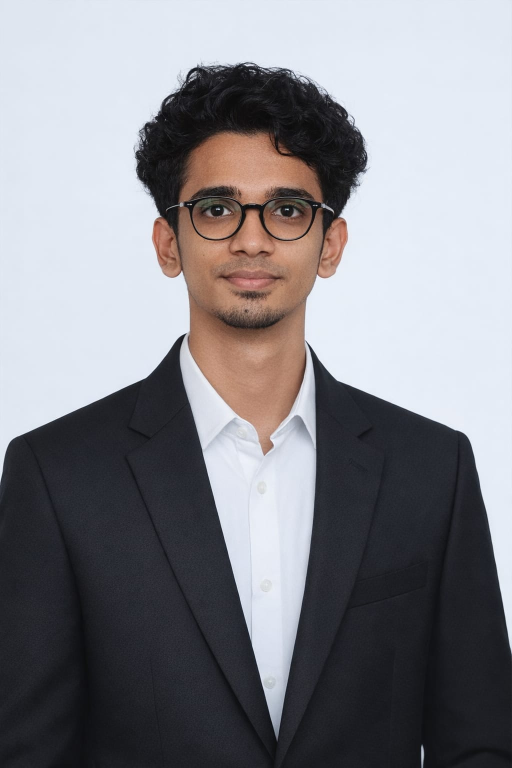
#> input picture Prasanna Kumar M - Passport size photo.jpg, 1024 x 1536 px (shown at 1/2 size)
$ python generate_banner.py
#> lines starting #> are read from the running program, lines starting #| are printed output that depends on the picture; after the words box and inside, x2 and y2 are one past the last pixel; in counts of white or black regions, pixels touching at a corner belong together
"""
generate_banner.py
High-fidelity Animated GitHub Profile Banner Generator.
Implements:
- 300x340 Floyd-Steinberg serpentine 1-bit dither
- Dark/Light mode background segmentation & polarity
- Intro animation (~3.2s, 60 interleaved random groups, verified evenness metric ~0.05)
- Loop animation (~14.2s, explicit uneven keyTimes)
- 94 Drift bands with per-dot Gaussian noise (sigma ~4, verified straight-boundary metric < 0.02)
- 900 Traveller dots morphing between 3 vector logos via Optimal Transport (scipy linear_sum_assignment)
- Locked SVG terminal panel (1180x610) with textLength + lengthAdjust="spacingAndGlyphs" & computed dotted leaders
"""

import math
import os
import random
import numpy as np
from PIL import Image, ImageOps, ImageEnhance, ImageFilter
import cv2
from scipy import ndimage
from scipy.spatial.distance import cdist
from scipy.optimize import linear_sum_assignment

# Configuration & Seed
np.random.seed(42)
random.seed(42)

WORKSPACE_DIR = os.path.dirname(os.path.abspath(__file__))
PHOTO_PATH = os.path.join(WORKSPACE_DIR, "Prasanna Kumar M - Passport size photo.jpg")
GRID_W, GRID_H = 300, 340
BANNER_W, BANNER_H = 1180, 610

PORTRAIT_X, PORTRAIT_Y = 72, 115

def preprocess_image(photo_path):
    print(f"Loading and cropping {photo_path}...")
    img = Image.open(photo_path)
#> img is the input picture: PIL image 1024x1536 RGB; mean R, G, B 133.1, 132.8, 138.2
    w_orig, h_orig = img.size

    # Head & shoulders framing:
    # Face center is at y=471, size ~436.
    # We crop from y=50 down to y=1210 to preserve head room and full shoulders + tie.
    crop_h = int(w_orig * GRID_H / GRID_W)
    crop_y0 = 50
    crop_y1 = crop_y0 + crop_h
    if crop_y1 > h_orig:
        crop_y1 = h_orig
        crop_y0 = crop_y1 - crop_h

    cropped = img.crop((0, crop_y0, w_orig, crop_y1)).resize((GRID_W, GRID_H), Image.Resampling.LANCZOS)

    # Contrast 1.3x only, with autocontrast(cutoff=1) + UnsharpMask(radius=3, percent=140)
    gray = cropped.convert("L")
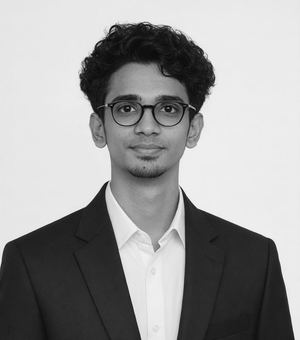
#> gray: PIL image 300x340 L; min 6, max 251, mean 155.2
    enh = ImageOps.autocontrast(gray, cutoff=1)
    enh = ImageEnhance.Contrast(enh).enhance(1.3)
    enh = enh.filter(ImageFilter.UnsharpMask(radius=3, percent=140))
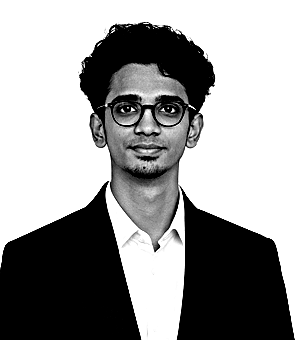
#> enh: PIL image 300x340 L; min 0, max 255, mean 154.3

    # Dark mode segmentation:
    # Color distance thresholding on original RGB crop
    arr_rgb = np.array(cropped, dtype=np.float32)
    top_sample = np.concatenate([arr_rgb[:25, :25], arr_rgb[:25, -25:]], axis=0).mean(axis=(0, 1))
#> top_sample = [225.2, 232.2, 242.2]
    color_dist = np.linalg.norm(arr_rgb - top_sample, axis=2)
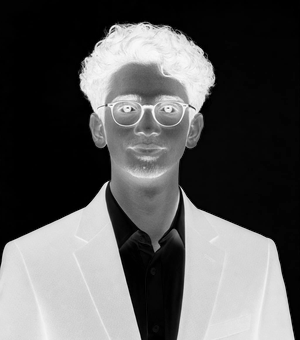
#> color_dist: shape (340, 300) float32; min 0.391, max 393.2, mean 139; drawn with min black and max white

    threshold = 28.0
    subject_mask = (color_dist > threshold).astype(np.uint8)
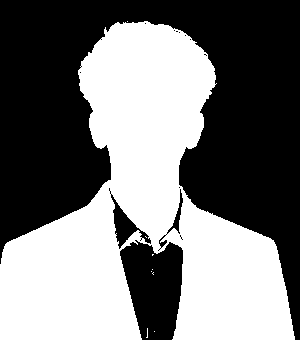
#> subject_mask: shape (340, 300); values 0 (black) and 1 (white), 46.9% white; 9 white regions (8 under 20 px), largest, box (x1, y1, x2, y2) and area: (0, 21, 295, 340) 47865
    kernel = cv2.getStructuringElement(cv2.MORPH_ELLIPSE, (7, 7))
    subject_mask = cv2.morphologyEx(subject_mask, cv2.MORPH_CLOSE, kernel)
#> subject_mask: shape (340, 300); values 0 (black) and 1 (white), 47.5% white; 3 white regions (2 under 20 px), largest, box (x1, y1, x2, y2) and area: (0, 21, 295, 340) 48422
    subject_mask = ndimage.binary_fill_holes(subject_mask).astype(np.uint8)
#> subject_mask: shape (340, 300); values 0 (black) and 1 (white), 48% white; 3 white regions (2 under 20 px), largest, box (x1, y1, x2, y2) and area: (0, 21, 295, 340) 48934

    num_labels, labels, stats, centroids = cv2.connectedComponentsWithStats(subject_mask)
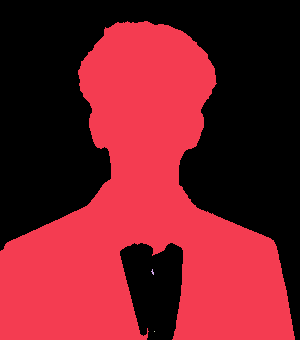
#> labels: shape (340, 300) int32; 4 distinct labels, from 0 to 3; one colour per label, 0 black
#> num_labels = 4; stats = [[0, 0, 300, 340, 53056], [0, 21, 295, 319, 48934], [151, 269, 3, 6, 9], [154, 331, 1, 1, 1]]; centroids = [[156, 129.5], [142.5, 212.9], [152.2, 271.7], [154, 331]]
    if num_labels > 1:
        largest_label = 1 + np.argmax(stats[1:, cv2.CC_STAT_AREA])
#> largest_label = 1
        subject_mask = (labels == largest_label).astype(np.uint8)
#> subject_mask: shape (340, 300); values 0 (black) and 1 (white), 48% white; 1 white region, box (x1, y1, x2, y2) and area: (0, 21, 295, 340) 48934

    mask_bool = subject_mask.astype(bool)
    print(f"Subject mask calculated: {np.mean(mask_bool)*100:.1f}% coverage.")
#| Subject mask calculated: 48.0% coverage.
    return enh, cropped, mask_bool

def run_floyd_steinberg(img_gray, mask_bool, is_dark_mode=True):
    """
    1-bit Floyd-Steinberg dither in serpentine order.
    Dark mode: segment background out, hard-clear error diffusion bleed at mask edge.
               Dots draw the lit subject on dark panel (~17k dots).
    Light mode: keep background, dots draw dark parts of photo.
    """
#> called with is_dark_mode = True
    arr = np.array(img_gray, dtype=np.float32)
    H, W = arr.shape

    if is_dark_mode:
        # Normalize subject tonal range so dark suit/hair have subtle density and skin highlights pop
        subj_pixels = arr[mask_bool]
        p1, p99 = np.percentile(subj_pixels, 1), np.percentile(subj_pixels, 99)
#> p1 = 0; p99 = 255
        subj_norm = np.clip((arr - p1) / (p99 - p1), 0.0, 1.0)
        mapped = np.zeros_like(arr)
        mapped[mask_bool] = 38.0 + subj_norm[mask_bool] * (255.0 - 38.0)
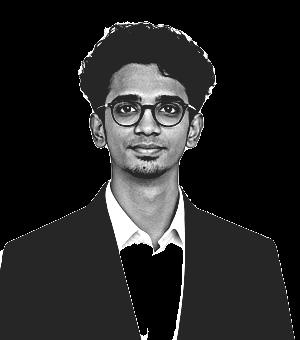
#> mapped: shape (340, 300) float32; min 0, max 255, mean 36.7
        img_work = mapped
    else:
        # Light mode: invert tone so dots draw dark parts of photo, keep background
        # Background is studio light backdrop (~230). Invert is ~25.
        # Soft-clip slight backdrop tint to avoid background noise dots and cap deep shadows
        inv = 255.0 - arr
        inv = np.where(inv < 32.0, 0.0, inv)
        # Cap deep shadows to ~190 to produce stippled texture rather than 100% solid ink block
        inv = np.clip(inv * (220.0 / 255.0), 0.0, 205.0)
        img_work = inv

    buf = np.copy(img_work)
    dither_out = np.zeros((H, W), dtype=np.uint8)

    for y in range(H):
        x_range = range(W) if y % 2 == 0 else range(W - 1, -1, -1)
        step = 1 if y % 2 == 0 else -1
        for x in x_range:
            if is_dark_mode and not mask_bool[y, x]:
                buf[y, x] = 0.0
                continue

            old_val = buf[y, x]
            new_val = 255.0 if old_val >= 128.0 else 0.0
            dither_out[y, x] = 1 if new_val == 255.0 else 0
            err = old_val - new_val

            # Hard-clear error diffusion bleed at mask edge for dark mode
            if step == 1:
                if x + 1 < W and (not is_dark_mode or mask_bool[y, x + 1]):
                    buf[y, x + 1] += err * 7.0 / 16.0
                if y + 1 < H:
                    if x - 1 >= 0 and (not is_dark_mode or mask_bool[y + 1, x - 1]):
                        buf[y + 1, x - 1] += err * 3.0 / 16.0
                    if not is_dark_mode or mask_bool[y + 1, x]:
                        buf[y + 1, x] += err * 5.0 / 16.0
                    if x + 1 < W and (not is_dark_mode or mask_bool[y + 1, x + 1]):
                        buf[y + 1, x + 1] += err * 1.0 / 16.0
            else:
                if x - 1 >= 0 and (not is_dark_mode or mask_bool[y, x - 1]):
                    buf[y, x - 1] += err * 7.0 / 16.0
                if y + 1 < H:
                    if x + 1 < W and (not is_dark_mode or mask_bool[y + 1, x + 1]):
                        buf[y + 1, x + 1] += err * 3.0 / 16.0
                    if not is_dark_mode or mask_bool[y + 1, x]:
                        buf[y + 1, x] += err * 5.0 / 16.0
                    if x - 1 >= 0 and (not is_dark_mode or mask_bool[y + 1, x - 1]):
                        buf[y + 1, x - 1] += err * 1.0 / 16.0
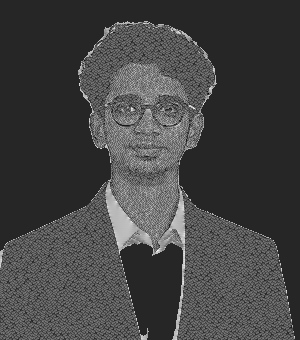
#> buf: shape (340, 300) float32; min -66.54, max 372.4, mean 51.4; drawn with min black and max white
#> dither_out: shape (340, 300); values 0 (black) and 1 (white), 14.4% white in thin lines or dots

    dot_count = np.sum(dither_out)
#> dot_count = 14644
#> (the rest of the program and of its run is left out)
